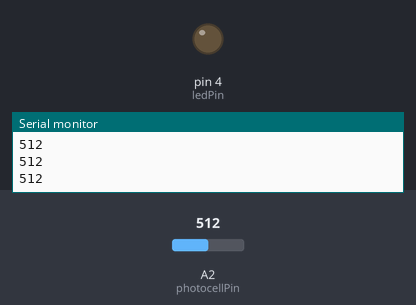
Simulated run of this sketch. Board: Arduino Uno, built with avr-gcc and run on an emulated ATmega328P. On the bench: output pins drawn as LEDs (lit = HIGH), the last lines printed to the serial monitor. The test bench sets the inputs (shaded band); at power-on: A2 (photocellPin) = 512.

Above: at 1.2 s.
1.3 s: A2 (photocellPin) set to 214
2.8 s: A2 (photocellPin) set to 189
At 3.5 s:
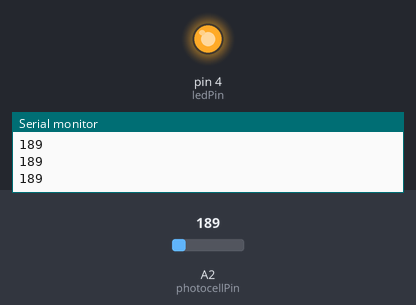
4.3 s: A2 (photocellPin) set to 210
At 4.8 s:
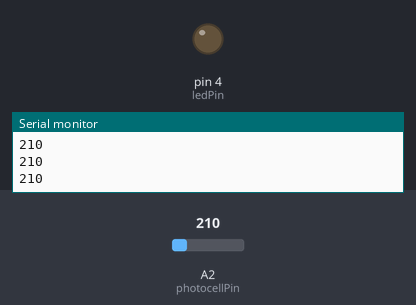
5.8 s: A2 (photocellPin) set to 190
At 6.1 s:
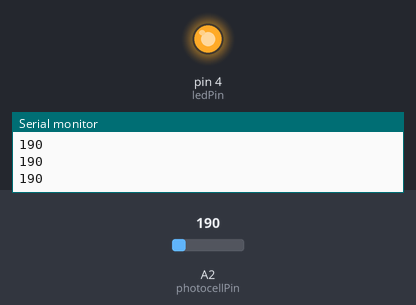
Timing chart, 0 to 8.3 s (numbered marks = the images above; inputs shaded):
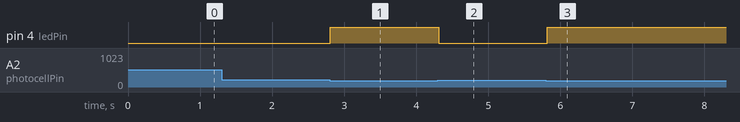

The sketch:

The_photoresistor_control_the_LED.ino
```cpp
int photocellPin = A2;
int photocellVal = 0;
int minLight = 200;
int ledPin = 4;
int ledState = 0;

void setup() {
  pinMode(ledPin, OUTPUT);
  Serial.begin(9600);
}

void loop() {
  photocellVal = analogRead(photocellPin);
  Serial.println(photocellVal);


  if (photocellVal < minLight && ledState == 0) {
    digitalWrite(ledPin, HIGH);
    ledState = 1;
  }


  if (photocellVal > minLight && ledState == 1) {
    digitalWrite(ledPin, LOW);
    ledState = 0;
  }

  delay(100);
}
```

Measured:
- the behaviour switches between 200 and 199 on A2 (photocellPin) (found by bisection; images 0 and 1)
- after the input at 2.8 s, pin 4 (ledPin): LOW → HIGH at once
- after the input at 4.3 s, pin 4 (ledPin): HIGH → LOW at once
- after the input at 5.8 s, pin 4 (ledPin): LOW → HIGH at once
